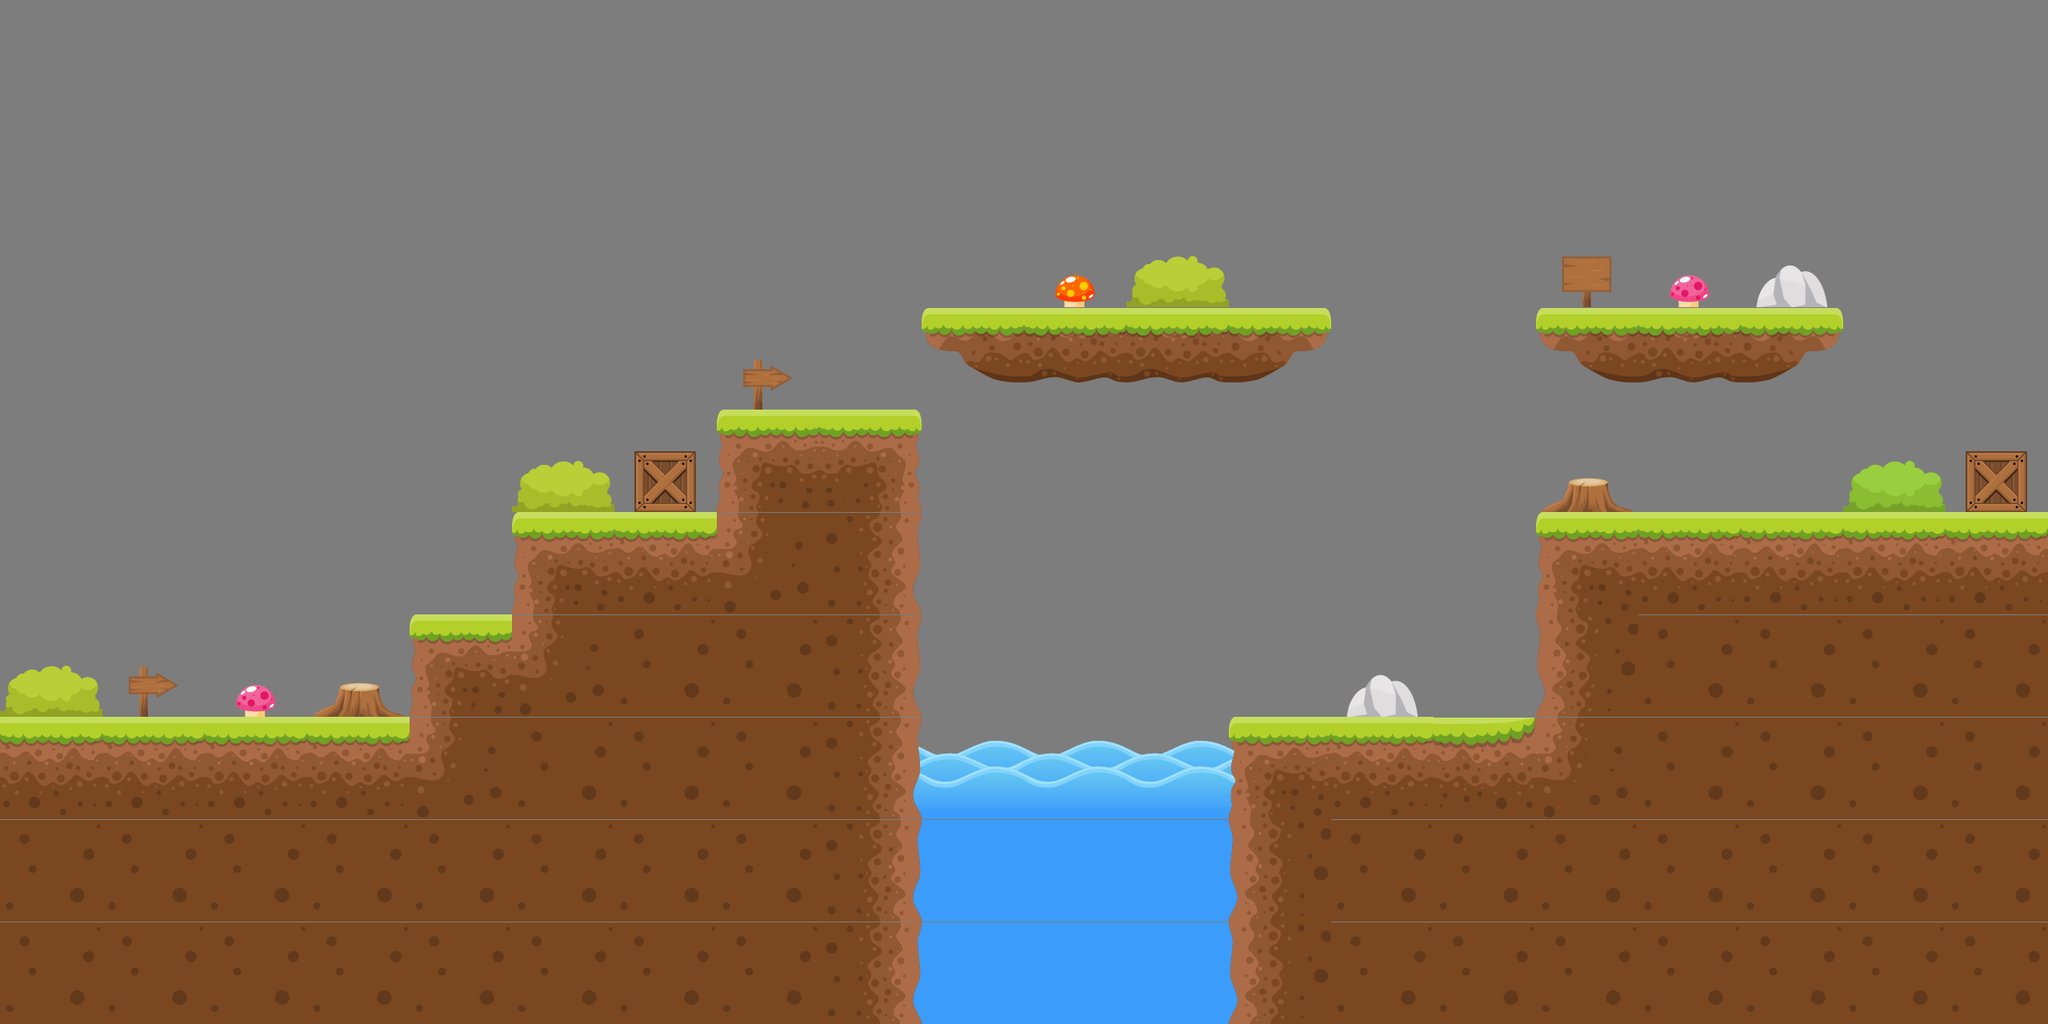

A 2D game scene composited from a Tiled map and its tileset images. What follows is a short description and the map's XML, with each tile layer's data collapsed to a summary:
An orthogonal 20x10 tile map with 128x128 px tiles, 2 tile layers (Tile Layer 2, Tile Layer 1), 1 hidden layer not drawn.

<map version="1.0" orientation="orthogonal" renderorder="right-down" width="20" height="10" tilewidth="128" tileheight="128" backgroundcolor="#7d7d7d" nextobjectid="1">
 <properties>
  <property name="awesome" value="42" />
 </properties>
 <tileset firstgid="1" name="free-tileset" tilewidth="128" tileheight="128" spacing="2" margin="2" tilecount="30">
  <image source="free-tileset.png" width="652" height="783" />
  <tile id="7">
   <properties>
    <property name="frog" value="dog" />
   </properties>
  </tile>
  <tile id="23">
   <properties>
    <property name="element" value="box" />
   </properties>
  </tile>
  <tile id="24">
   <properties>
    <property name="hp" value="55" />
    <property name="mp" value="16" />
   </properties>
  </tile>
 </tileset>
 <imagelayer name="Image Layer 1" visible="0">
  <image source="../Backgrounds/hills.png" />
 </imagelayer>
 <layer name="Tile Layer 2" width="20" height="10">
  <data>[200 cells, 32 non-empty, 11 distinct tile ids]</data>
 </layer>
 <layer name="Tile Layer 1" width="20" height="10">
  <properties>
   <property name="customlayerprop" value="1" />
   <property name="customlayerprop2" value="2" />
  </properties>
  <data>[200 cells, 79 non-empty, 11 distinct tile ids]</data>
 </layer>
</map>
